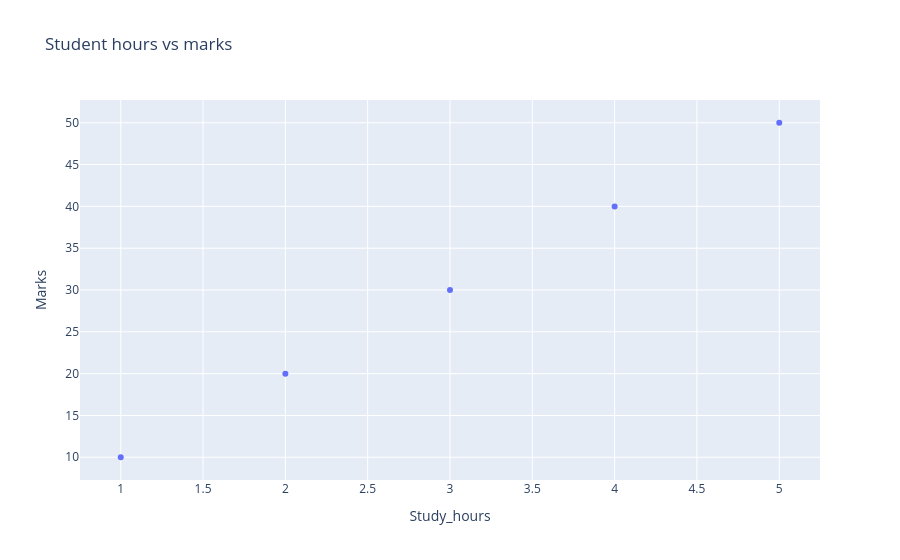

Notebook cell for this chart:
### Code cell
#Scatter Plot : used to display the relationship between two numerical variables using points on a graph
import plotly.express as px
import pandas as pd
data={
    "Study_hours":[1,2,3,4,5],
    "Marks":[10,20,30,40,50]
}
df=pd.DataFrame(data)
fig=px.scatter(df,x="Study_hours",y="Marks",title="Student hours vs marks")
fig.show()

### Figure 1 — Plotly figure (JSON) as saved in the notebook; plotly's stock layout.template omitted (floating-point values rounded to 4 significant figures)
{"data": [{"hovertemplate": "Study_hours=%{x}<br>Marks=%{y}<extra></extra>", "legendgroup": "", "marker": {"color": "#636efa", "symbol": "circle"}, "mode": "markers", "name": "", "orientation": "v", "showlegend": false, "type": "scatter", "x": [1, 2, 3, 4, 5], "xaxis": "x", "y": [10, 20, 30, 40, 50], "yaxis": "y"}], "layout": {"legend": {"tracegroupgap": 0}, "title": {"text": "Student hours vs marks"}, "xaxis": {"anchor": "y", "domain": [0, 1], "title": {"text": "Study_hours"}}, "yaxis": {"anchor": "x", "domain": [0, 1], "title": {"text": "Marks"}}}}
